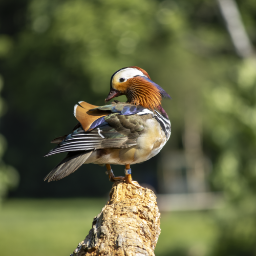
#> input picture sieci neuronowe/W5-Hopfield/imgs/conv.jpg, 256 x 256 px, found by its file name; its folder holds only this picture in this run
$ python pillow_photo_sharpener.py
#> lines starting #> are read from the running program, lines starting #| are printed output that depends on the picture
from PIL import Image, ImageEnhance, ImageFilter
import os
#increases image quality

path="./imgs"
pathout="./editedimgs"

for filename in os.listdir(path):
    img = Image.open(f"{path}/{filename}")
#> img is the input picture: PIL image 256x256 RGBA; mean R, G, B, A 97.1, 100.2, 64.8, 255

    edit = img.filter(ImageFilter.SHARPEN).convert('L').rotate(-90)
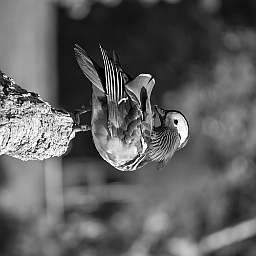
#> edit: PIL image 256x256 L; min 0, max 255, mean 95.2

    factor = 1.5
    enchancer = ImageEnhance.Contrast(edit)
    edit = enchancer.enhance(factor)
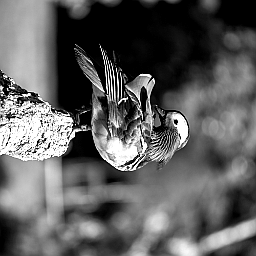
#> edit: PIL image 256x256 L; min 0, max 255, mean 94.9

    clean_name = os.path.splitext(filename)[0]

    edit.save(f".{pathout}/{clean_name}_edited.jpg")

$ run again, on sieci neuronowe/W5-Hopfield/imgs/mouse.jpg
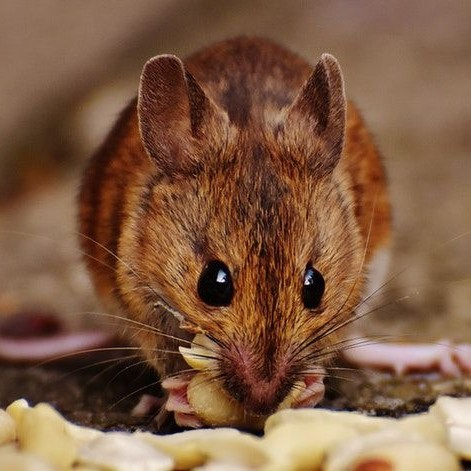
#> input picture sieci neuronowe/W5-Hopfield/imgs/mouse.jpg, 471 x 471 px, found by its file name
#> img is the input picture: PIL image 471x471 RGB; mean R, G, B 127.9, 91.7, 67
#> `edit = img.filter(ImageFilter.SHARPEN).convert('L').rotate(-90)`:
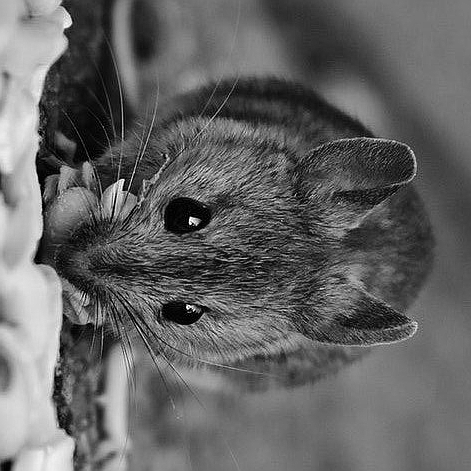
#> edit: PIL image 471x471 L; min 0, max 255, mean 99.9
#> `edit = enchancer.enhance(factor)`:
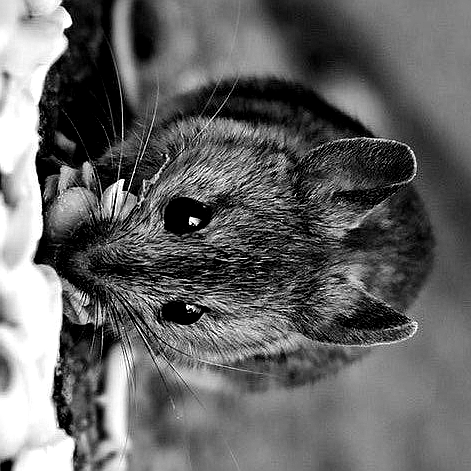
#> edit: PIL image 471x471 L; min 0, max 255, mean 100.9

$ run again, on sieci neuronowe/W5-Hopfield/imgs/pkin.jpg
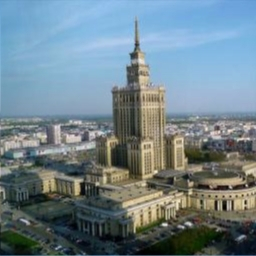
#> input picture sieci neuronowe/W5-Hopfield/imgs/pkin.jpg, 256 x 256 px, found by its file name
#> img is the input picture: PIL image 256x256 RGB; mean R, G, B 111.5, 130.7, 139.5
#> `edit = img.filter(ImageFilter.SHARPEN).convert('L').rotate(-90)`:
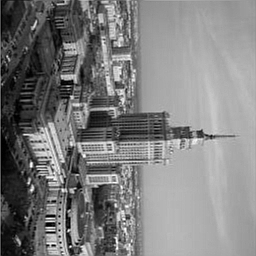
#> edit: PIL image 256x256 L; min 0, max 255, mean 126
#> `edit = enchancer.enhance(factor)`:
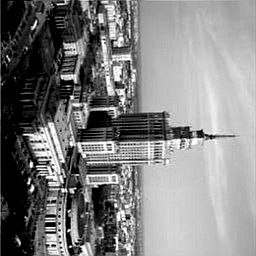
#> edit: PIL image 256x256 L; min 0, max 255, mean 128.4

$ run again, on sieci neuronowe/W5-Hopfield/imgs/flower.jpg
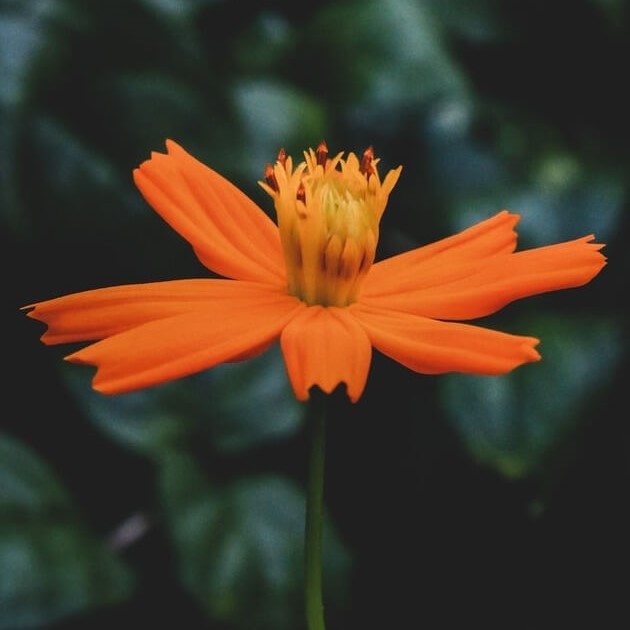
#> input picture sieci neuronowe/W5-Hopfield/imgs/flower.jpg, 630 x 630 px, found by its file name
#> img is the input picture: PIL image 630x630 RGB; mean R, G, B 72.4, 57.1, 40.6
#> `edit = img.filter(ImageFilter.SHARPEN).convert('L').rotate(-90)`:
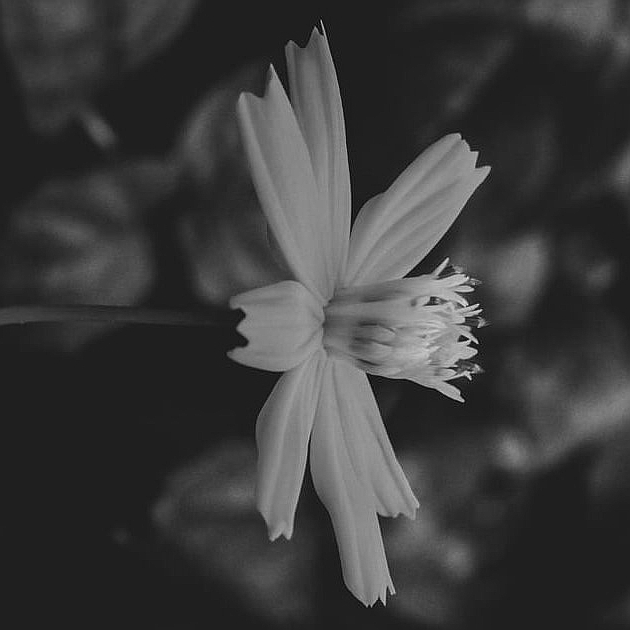
#> edit: PIL image 630x630 L; min 0, max 242, mean 59.8
#> `edit = enchancer.enhance(factor)`:
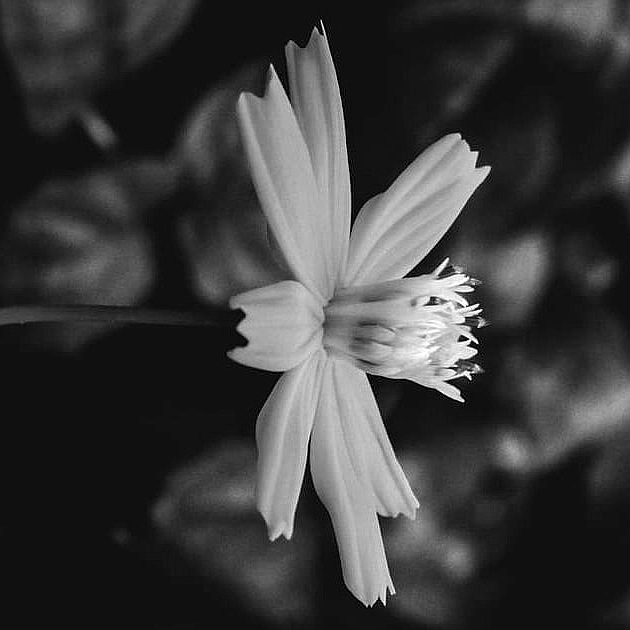
#> edit: PIL image 630x630 L; min 0, max 255, mean 59.4
